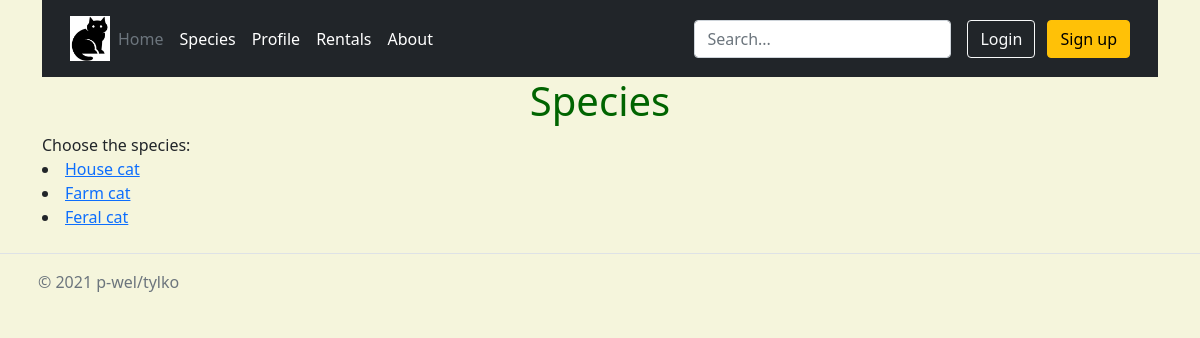
The app's page /species/ with its own data.
### cats/models.py (models this page shows, shortened)
class Species(models.Model):
    name = models.CharField(max_length=50)
    description = models.TextField(default=None, blank=True)

### cats/views.py (the view)
# urls.py: path('species/', species_list, name="species"),
def species_list(request):
    species = Species.objects.all()
    context = {'species_list': species}
    return render(request, 'cats/species.html', context)

### cats/templates/cats/species.html (shortened to what this page needs)
<head>
</head>
{% extends 'base.html' %}
{% block content %}
    <h1>Species</h1>
    Choose the species:
        {% for species in species_list %}
            <li><a href="{% url 'cats:list' species.id %}">{{ species.name }}</a></li>
        {% endfor %}
{% endblock %}

### templates/base.html (style rules this page uses)
body { background-color: beige; }
h1 { color: darkgreen; text-align: center; }

### records on screen
Species: name "House cat"
Species: name "Farm cat"
Species: name "Feral cat"
